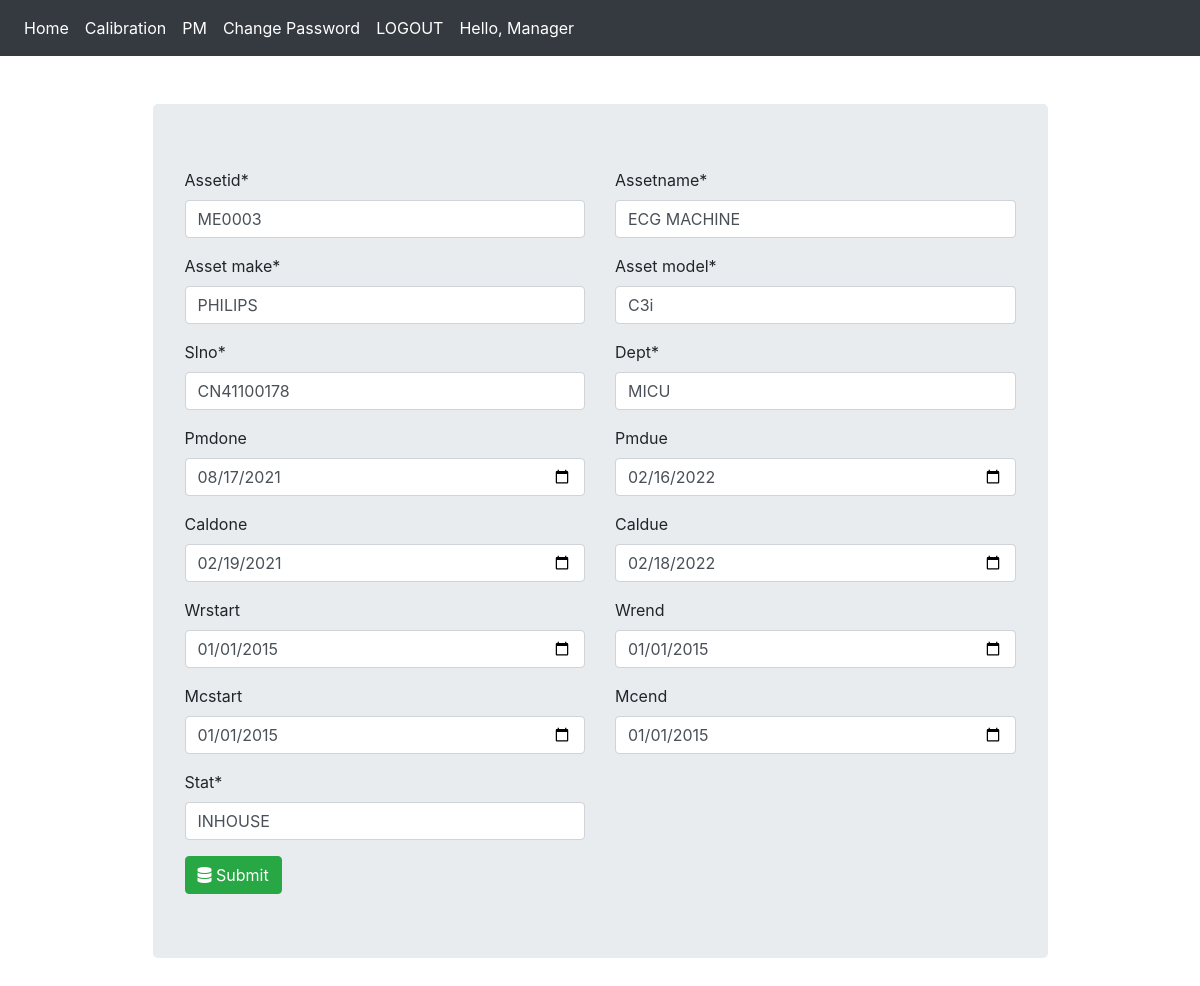
The app's page /3/ (signed in) with its own data.
### assets/models.py (models this page shows, shortened)
class Asset(models.Model):
    assetid = CharField(max_length=100)
    assetname = CharField(max_length=100)
    asset_make = CharField(max_length=100)
    asset_model = CharField(max_length=100)
    slno = CharField(max_length=100)
    dept = CharField(max_length=100)
    pmdone = models.DateField(auto_now_add=False, auto_now=False, blank=True)
    pmdue = models.DateField(auto_now_add=False, auto_now=False, blank=True)
    pmstat = CharField(max_length=100)
    caldue = models.DateField(auto_now_add=False, auto_now=False, blank=True)
    caldone = models.DateField(auto_now_add=False, auto_now=False, blank=True)
    calstat = CharField(max_length=100)
    wrstart = models.DateField(auto_now_add=False, auto_now=False, blank=True)
    wrend = models.DateField(auto_now_add=False, auto_now=False, blank=True)
    warranty = CharField(max_length=100)
    mcstart = models.DateField(auto_now_add=False, auto_now=False, blank=True)
    mcend = models.DateField(auto_now_add=False, auto_now=False, blank=True)
    amc_cmc = CharField(max_length=100)
    stat = CharField(max_length=100)

### assets/decorators.py (the view)
        def wrapper_func(request, *args, **kwargs):
            group = None
            if request.user.groups.exists():
                group = request.user.groups.all()[0].name
            if group in allowed_roles:
                return view_func(request, *args, **kwargs)
            else:
                return HttpResponse('You are not Autherized')
            return view_func(request, *args, **kwargs)

### assets/forms.py
class AssetForm(forms.ModelForm):
    class Meta:
        model = Asset
        fields = ('assetid','assetname','asset_make','asset_model','slno','dept','pmdone','pmdue','caldone','caldue','wrstart','wrend','mcstart','mcend','stat')
        widgets = {
            'pmdue': DateInput(),
            'caldue' : DateInput(),
            'pmdone' : DateInput(),
            'caldone' : DateInput(),
            'wrstart' : DateInput(),
            'wrend' : DateInput(),
            'mcstart' : DateInput(),
            'mcend' : DateInput(),
        }
    def __init__(self, *arg, **kwargs):
        super(AssetForm,self).__init__(*arg, **kwargs)

### assets/views.py (called while the page is built, shortened)
@login_required(login_url="/login/")
@allowed_users(allowed_roles=['staff'])
def asset_form(request,id=0):
    if request.method == "GET":
        if id==0:
            form = AssetForm()
        else:
            assetcontent = Asset.objects.get(pk=id)
            form = AssetForm(instance=assetcontent)
        return render(request, "assetform.html", {'form':form})

### assets/templates/assetform.html (shortened to what this page needs)
{% extends "base.html" %}
{% load crispy_forms_tags %}
{% block content %}
<div class="container">
  <div class="col-md-10 offset-md-1 mt-5">
    <div class="jumbotron">
              <form action="" method="post" autocomplete="off">
                <div class = "row">
                  <div class="col-md-6">
                    {{ form.assetid|as_crispy_field }}
                  </div>
                  <div class="col-md-6">
                    {{ form.assetname|as_crispy_field }}
                  </div>
                </div>
                <div class = "row">
                  <div class="col-md-6">
                    {{ form.asset_make|as_crispy_field }}
                  </div>
                  <div class="col-md-6">
                    {{ form.asset_model|as_crispy_field }}
                  </div>
                </div>
                <div class = "row">
                  <div class="col-md-6">
                    {{ form.slno|as_crispy_field }}
                  </div>
                  <div class="col-md-6">
                    {{ form.dept|as_crispy_field }}
                  </div>
                </div>
                <div class = "row">
                  <div class="col-md-6">
                    {{ form.pmdone|as_crispy_field }}
                  </div>
                  <div class="col-md-6">
                    {{ form.pmdue|as_crispy_field }}
                  </div>
                </div>
                <div class = "row">
                  <div class="col-md-6">
                    {{ form.caldone|as_crispy_field }}
                  </div>
                  <div class="col-md-6">
                    {{ form.caldue|as_crispy_field }}
                  </div>
                </div>
                <div class = "row">
                  <div class="col-md-6">
                    {{ form.wrstart|as_crispy_field }}
                  </div>
                  <div class="col-md-6">
                    {{ form.wrend|as_crispy_field }}
                  </div>
                </div>
                <div class = "row">
                  <div class="col-md-6">
                    {{ form.mcstart|as_crispy_field }}
                  </div>
                  <div class="col-md-6">
                    {{ form.mcend|as_crispy_field }}
                  </div>
                </div>
                <div class = "row">
                  <div class="col-md-6">
                    {{ form.stat|as_crispy_field }}
                  </div>
                </div>
                <button type="submit" class="btn btn-success"><i class="fas fa-database"></i> Submit</button>
              </form>
    </div>
  </div>
</div>
{% endblock content %}

### assets/templates/base.html (shortened to what this page needs)
{% load static %}
<!doctype html>
<html lang="en">
  <head>
    <link href="https://cdn.jsdelivr.net/npm/bootstrap@5.0.2/dist/css/bootstrap.min.css" rel="stylesheet">
    <link rel="stylesheet" href="https://maxcdn.bootstrapcdn.com/bootstrap/4.0.0/css/bootstrap.min.css">
    <link rel="stylesheet" type="text/css" href="https://cdn.datatables.net/1.10.25/css/jquery.dataTables.css">
    <link rel="stylesheet" href="https://cdnjs.cloudflare.com/ajax/libs/font-awesome/5.15.4/css/all.min.css">
    <link href="//netdna.bootstrapcdn.com/twitter-bootstrap/2.3.2/css/bootstrap-combined.min.css" rel="stylesheet" id="bootstrap-css">
  </head>
  <body>
    <nav class="navbar navbar-expand-lg text-white bg-dark">
      <ul class="navbar-nav ">
        <li class="nav-item">
          <a class="nav-link text-white" href="{% url 'index' %}">Home</a>
        </li>
        <li class="nav-item">
          <a class="nav-link text-white" href="{% url 'calfilter' %}">Calibration</a>
        </li>
        <li class="nav-item">
          <a class="nav-link text-white" href="{% url 'asset_view' %}">PM</a>
        </li>
        <li class="nav-item">
          <a class="nav-link text-white" href="{% url 'password_change' %}">Change Password</a>
        </li>
        <li class="nav-item ">
          <a class="nav-link text-white" href="{% url 'logoutuser' %}">LOGOUT</a>
        </li>
        <li class="nav-item ">
          <a class="nav-link text-white">Hello, {{ user.username|title }}</a>
        </li>
      </ul>
    </nav>
    {% block content %}
    {% endblock content %}
  </body>
</html>

### records on screen
Asset: assetid "ME0003", assetname "ECG MACHINE", asset_make "PHILIPS", asset_model "C3i", slno "CN41100178", dept "MICU", pmdone "08/17/2021", pmdue "02/16/2022", caldone "02/19/2021", caldue "02/18/2022", wrstart "01/01/2015", wrend "01/01/2015", mcstart "01/01/2015", mcend "01/01/2015", stat "INHOUSE"

### other values on screen
{{ user.username|title }} "Manager"
